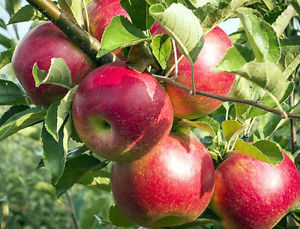
%> input picture Program C and D/dataset/fruit/test/apple_77.jpg, 300 x 229 px
$ octave --eval "result = segmentFruit(imread('../Program C and D/dataset/fruit/test/apple_77.jpg'));"   (GNU Octave 9; MATLAB toolbox functions it lacks are replaced by stand-ins)
%> lines starting %> are read from the running program, lines starting %| are printed output that depends on the picture; in (x1, y1, x2, y2) boxes, pixels count from 0 and x2, y2 are one past the last pixel; in counts of white or black regions, pixels touching at a corner belong together; the program's own positions count from 1
function [cropImg, mask] = segmentFruit(I)
    % Segment fruit object using edge detection + morphology

    if size(I,3)==1
        I = cat(3,I,I,I);
    end

    gray = rgb2gray(I);
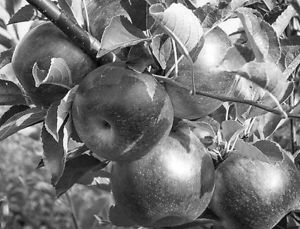
%> gray: size 229x300 uint8; min 1, max 255, mean 117
    gray = im2uint8(im2double(gray));

    % Detect edges
    edges = edge(gray,'Canny');
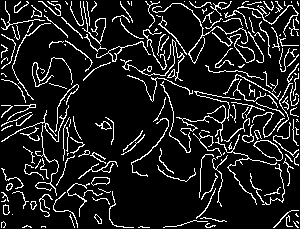
%> edges: size 229x300 logical; 12% white in thin lines or dots

    % Morphology clean-up
    se = strel('disk',8);
    mask = imclose(imfill(imopen(imdilate(edges,se),se),'holes'), strel('disk',10));
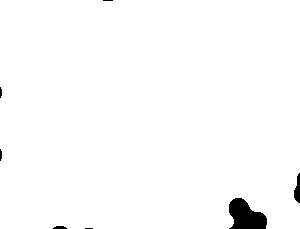
%> mask: size 229x300 logical; 98.5% white; 7 black regions (3 under 20 px)

    % keep largest connected component
    cc = bwconncomp(mask);
%> cc = 1 connected component
    if cc.NumObjects == 0
        cropImg = I;  % fallback
        return;
    end

    stats = regionprops(cc,'Area','BoundingBox');
%> stats = 1 region; box (x1, y1, x2, y2) and Area: (0, 0, 300, 229) 67666
    [~, idx] = max([stats.Area]);
%> idx = 1
    bb = round(stats(idx).BoundingBox);
%> bb = [1 1 300 229]

    % only largest object
    mask = ismember(labelmatrix(cc), idx);

    % crop image
    cropImg = imcrop(I, bb);
%> cropImg is the input picture: size 229x300x3 uint8; mean R, G, B 139.6, 113, 78.2
end

$ run again, on Program C and D/dataset/fruit/test/apple_78.jpg
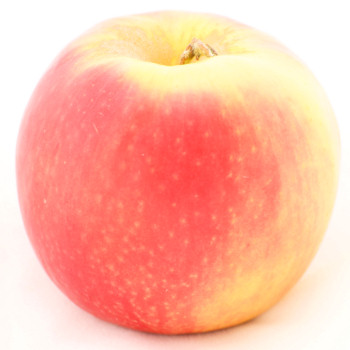
%> input picture Program C and D/dataset/fruit/test/apple_78.jpg, 350 x 350 px
%> in segmentFruit, `edges = edge(gray,'Canny');`:
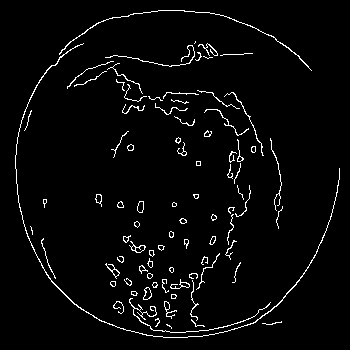
%> edges: size 350x350 logical; 3.3% white in thin lines or dots, all inside (x1, y1, x2, y2) = (15, 10, 340, 338)
%> mask: size 350x350 logical; 44% white; 1 white region
%> cc = 1 connected component
%> stats = 1 region; box (x1, y1, x2, y2) and Area: (8, 3, 347, 345) 53863
%> idx = 1
%> bb = [9 4 339 342]
%> in segmentFruit, `cropImg = imcrop(I, bb);`:
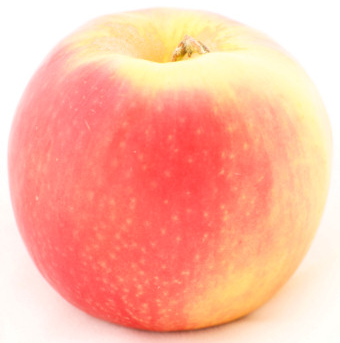
%> cropImg: size 343x340x3 uint8; mean R, G, B 253.7, 182.1, 160.4

$ run again, on Program C and D/dataset/fruit/test/apple_79.jpg
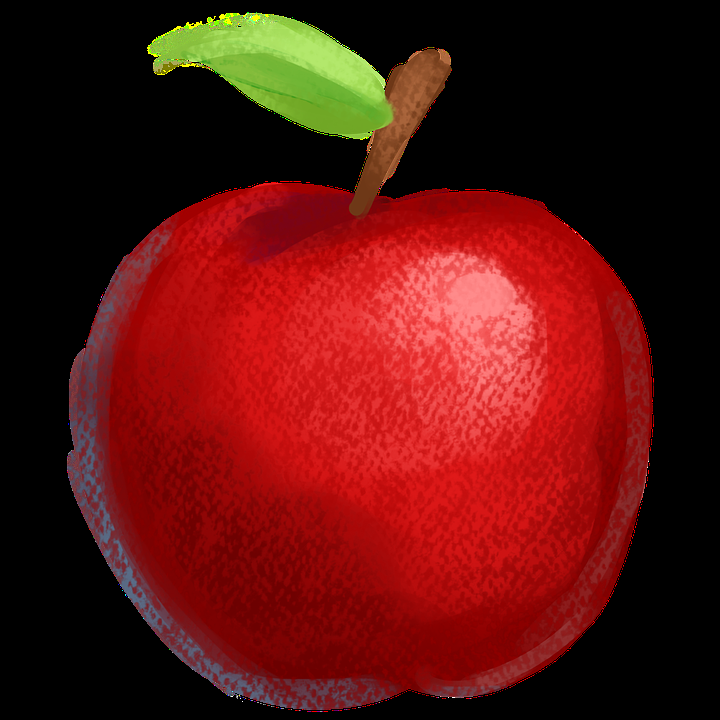
%> input picture Program C and D/dataset/fruit/test/apple_79.jpg, 720 x 720 px
%> in segmentFruit, `edges = edge(gray,'Canny');`:
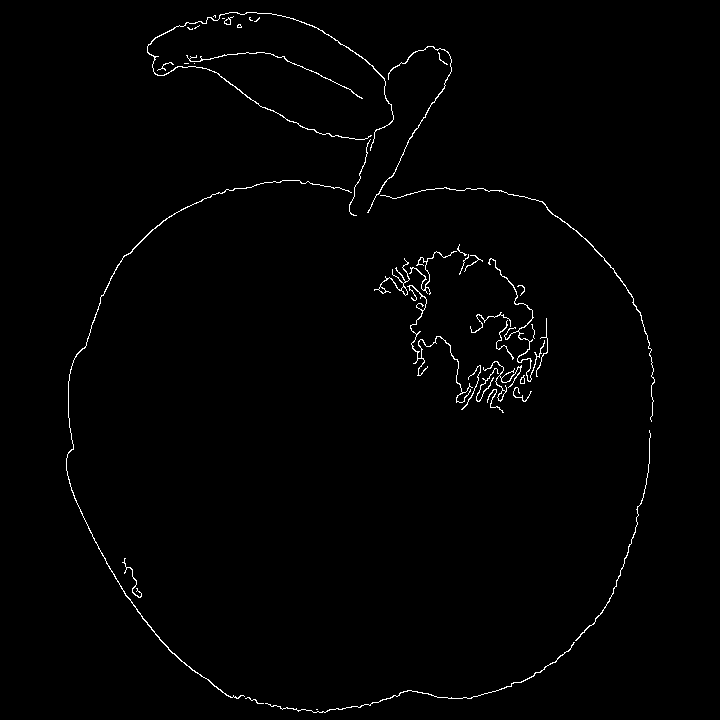
%> edges: size 720x720 logical; 1.1% white in thin lines or dots, all inside (x1, y1, x2, y2) = (66, 12, 655, 713)
%> mask: size 720x720 logical; 57.8% white; 1 black region
%> cc = 1 connected component
%> stats = 1 region; box (x1, y1, x2, y2) and Area: (59, 5, 662, 720) 299660
%> idx = 1
%> bb = [60 6 603 715]
%> in segmentFruit, `cropImg = imcrop(I, bb);`:
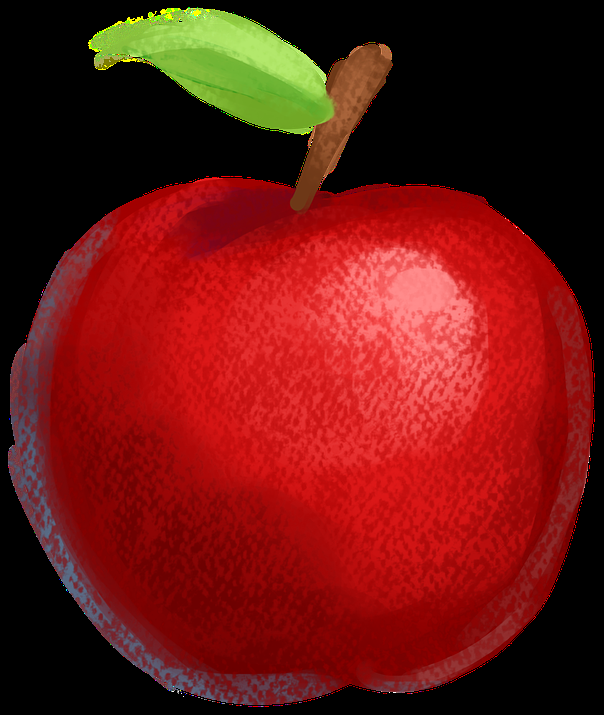
%> cropImg: size 715x604x3 uint8; mean R, G, B 107.7, 22.8, 17.7

$ run again, on Program C and D/dataset/fruit/test/apple_80.jpg
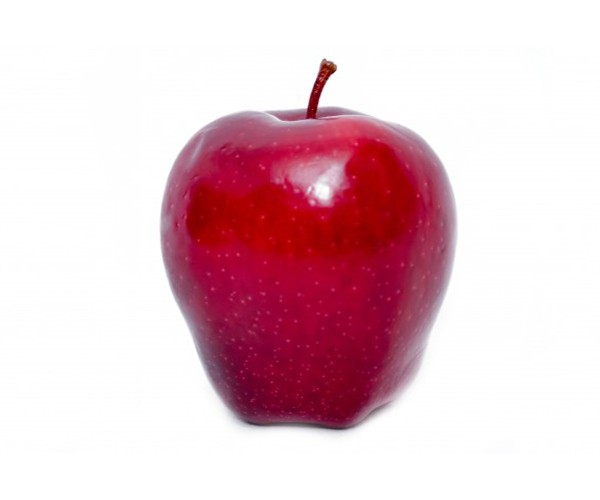
%> input picture Program C and D/dataset/fruit/test/apple_80.jpg, 600 x 500 px
%> in segmentFruit, `edges = edge(gray,'Canny');`:
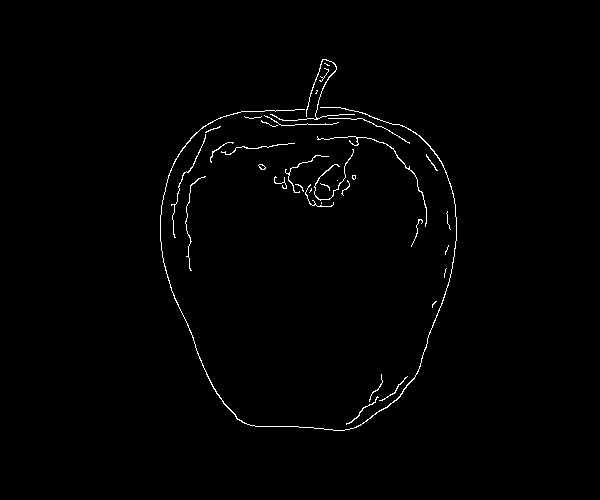
%> edges: size 500x600 logical; 0.97% white in thin lines or dots, all inside (x1, y1, x2, y2) = (160, 59, 457, 431)
%> mask: size 500x600 logical; 28.8% white; 1 white region
%> cc = 1 connected component
%> stats = 1 region; box (x1, y1, x2, y2) and Area: (153, 52, 464, 438) 86490
%> idx = 1
%> bb = [154 53 311 386]
%> in segmentFruit, `cropImg = imcrop(I, bb);`:
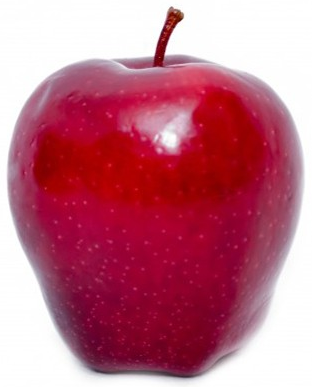
%> cropImg: size 387x312x3 uint8; mean R, G, B 191.5, 112.9, 132.2
